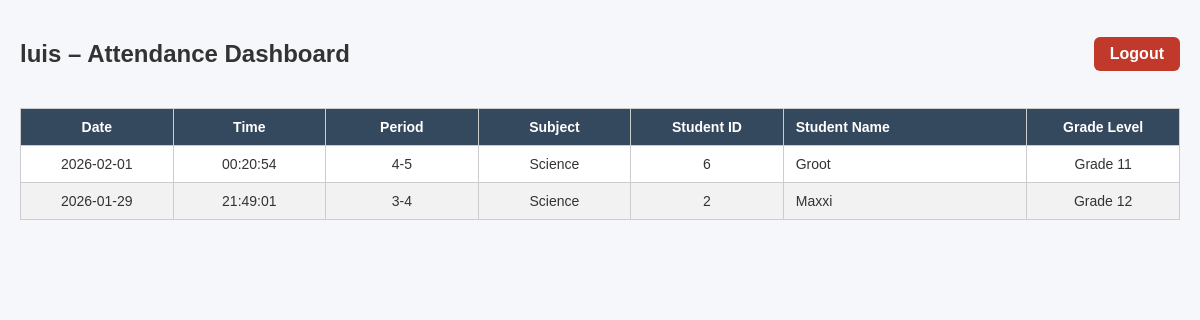
/dashboard (signed in), run on the app's committed database.
### tables this page shows
CREATE TABLE "attendance_log" (
	"attendance_id"	TEXT UNIQUE,
	"student_id"	INTEGER,
	"teacher_id"	TEXT,
	"class_date"	INTEGER,
	"class_time"	INTEGER,
	"class_period"	TEXT,
	"class_subject"	TEXT,
	"grade_level"	TEXT
);

CREATE TABLE "students" (
	"student_id"	TEXT,
	"full_name"	TEXT
, "grade_level"	TEXT);

### web_dashboard/app.py (the view)
@app.route("/dashboard")
def dashboard():
    if session.get("role") != "Teacher":
        return redirect(url_for("index"))
    teacher_id = session.get("teacher_id")
    records = read_attendance_by_teacher(teacher_id)
    return render_template(
        "dashboard.html",
        records=records,
        teacher=session.get("username")
    )

### web_dashboard/app.py (called while the page is built)
def get_db_connection():
    conn = sqlite3.connect(DB_PATH)
    conn.row_factory = sqlite3.Row
    return conn

def read_attendance_by_teacher(teacher_id):
    conn = get_db_connection()
    cur = conn.cursor()
    cur.execute("""
        SELECT
            a.class_date,
            a.class_time,
            a.class_period,
            a.class_subject,
            s.student_id,
            s.full_name,
            s.grade_level
        FROM attendance_log a
        JOIN students s ON a.student_id = s.student_id
        WHERE a.teacher_id = ?
        ORDER BY a.class_date DESC, a.class_time DESC
    """, (teacher_id,))
    records = cur.fetchall()
    conn.close()
    return records

### web_dashboard/templates/dashboard.html (shortened to what this page needs)
<!DOCTYPE html>
<html lang="en">
<head>
    <link rel="stylesheet" href="{{ url_for('static', filename='styles.css') }}">
</head>
<body>
<div class="dashboard-header">
    <h2>{{ teacher }} – Attendance Dashboard</h2>
    <a class="logout-btn" href="{{ url_for('logout') }}">Logout</a>
</div>
<table>
    <thead>
        <tr>
            <th>Date</th>
            <th>Time</th>
            <th>Period</th>
            <th>Subject</th>
            <th>Student ID</th>
            <th>Student Name</th>
            <th>Grade Level</th>
        </tr>
    </thead>
<tbody>
    {% for record in records %}
    <tr>
        <td>{{ record.class_date }}</td>
        <td>{{ record.class_time }}</td>
        <td>{{ record.class_period }}</td>
        <td>{{ record.class_subject }}</td>
        <td>{{ record.student_id }}</td>
        <td>{{ record.full_name }}</td>
        <td>{{ record.grade_level }}</td>
    </tr>
    {% endfor %}
</tbody>
</table>
</body>
</html>

### web_dashboard/static/styles.css (style rules this page uses)
body { font-family: Arial, Helvetica, sans-serif; background-color: #f5f7fa; margin: 0; padding: 20px; color: #333; }
h2 { text-align: center; margin-bottom: 20px; }
table { width: 100%; border-collapse: collapse; background-color: #ffffff; font-size: 14px; table-layout: fixed; }
th, td { border: 1px solid #ccc; padding: 10px; text-align: center; vertical-align: middle; word-wrap: break-word; overflow-wrap: break-word; }
th:nth-child(1), td:nth-child(1), th:nth-child(2), td:nth-child(2), th:nth-child(3), td:nth-child(3), th:nth-child(4), td:nth-child(4), th:nth-child(5), td:nth-child(5), th:nth-child(7), td:nth-child(7) { width: 15%; }
th:nth-child(6), td:nth-child(6) { width: 25%; text-align: left; padding-left: 12px; }
thead { background-color: #34495e; color: white; }
tbody tr:nth-child(even) { background-color: #f2f2f2; }
.dashboard-header { display: flex; justify-content: space-between; align-items: center; margin-bottom: 20px; }
.logout-btn { padding: 8px 14px; background-color: #e74c3c; color: white; text-decoration: none; border-radius: 5px; font-weight: bold; }
.logout-btn { padding: 8px 16px; background-color: #c0392b; color: white; text-decoration: none; border-radius: 6px; font-weight: bold; }
th:nth-child(7), td:nth-child(7) { width: 15%; }

### data on the page
attendance_log: class_date "2026-02-01", class_time "00:20:54", class_period "4-5", class_subject "Science", student_id "6", full_name "Groot", grade_level "Grade 11"
attendance_log: class_date "2026-01-29", class_time "21:49:01", class_period "3-4", class_subject "Science", student_id "2", full_name "Maxxi", grade_level "Grade 12"

### other printed values
{{ teacher }} "luis"
